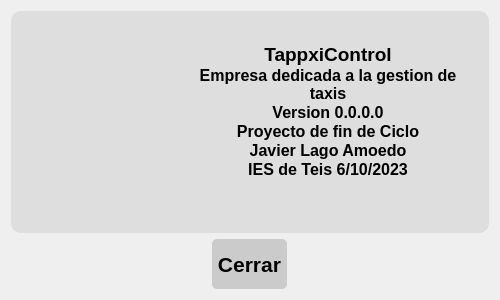
<?xml version="1.0" encoding="UTF-8"?>
<ui version="4.0">
 <class>AcercaDe</class>
 <widget class="QDialog" name="AcercaDe">
  <property name="windowModality">
   <enum>Qt::WindowModal</enum>
  </property>
  <property name="geometry">
   <rect>
    <x>0</x>
    <y>0</y>
    <width>500</width>
    <height>300</height>
   </rect>
  </property>
  <property name="minimumSize">
   <size>
    <width>500</width>
    <height>300</height>
   </size>
  </property>
  <property name="maximumSize">
   <size>
    <width>500</width>
    <height>300</height>
   </size>
  </property>
  <property name="windowTitle">
   <string>Acerca de ....</string>
  </property>
  <property name="windowIcon">
   <iconset>
    <normaloff>img/3986726-man-taxi-transport-icon_112967.svg</normaloff>img/3986726-man-taxi-transport-icon_112967.svg</iconset>
  </property>
  <property name="modal">
   <bool>true</bool>
  </property>
  <layout class="QGridLayout" name="gridLayout_3">
   <item row="0" column="0">
    <widget class="QFrame" name="frame">
     <property name="sizePolicy">
      <sizepolicy hsizetype="Expanding" vsizetype="Expanding">
       <horstretch>0</horstretch>
       <verstretch>0</verstretch>
      </sizepolicy>
     </property>
     <property name="frameShape">
      <enum>QFrame::NoFrame</enum>
     </property>
     <property name="frameShadow">
      <enum>QFrame::Plain</enum>
     </property>
     <property name="lineWidth">
      <number>1</number>
     </property>
     <layout class="QVBoxLayout" name="verticalLayout_2">
      <property name="leftMargin">
       <number>0</number>
      </property>
      <property name="topMargin">
       <number>0</number>
      </property>
      <property name="rightMargin">
       <number>0</number>
      </property>
      <property name="bottomMargin">
       <number>0</number>
      </property>
      <item>
       <widget class="QFrame" name="frame_2">
        <property name="styleSheet">
         <string notr="true">border-radius:10px;
background-color: rgb(222, 222, 222);</string>
        </property>
        <property name="frameShape">
         <enum>QFrame::Panel</enum>
        </property>
        <property name="frameShadow">
         <enum>QFrame::Raised</enum>
        </property>
        <layout class="QGridLayout" name="gridLayout">
         <item row="2" column="0">
          <widget class="QLabel" name="label_2">
           <property name="sizePolicy">
            <sizepolicy hsizetype="Fixed" vsizetype="Fixed">
             <horstretch>0</horstretch>
             <verstretch>0</verstretch>
            </sizepolicy>
           </property>
           <property name="minimumSize">
            <size>
             <width>150</width>
             <height>150</height>
            </size>
           </property>
           <property name="maximumSize">
            <size>
             <width>150</width>
             <height>150</height>
            </size>
           </property>
           <property name="text">
            <string/>
           </property>
           <property name="textFormat">
            <enum>Qt::PlainText</enum>
           </property>
           <property name="pixmap">
            <pixmap>img/3986726-man-taxi-transport-icon_112967.svg</pixmap>
           </property>
           <property name="scaledContents">
            <bool>true</bool>
           </property>
           <property name="alignment">
            <set>Qt::AlignCenter</set>
           </property>
          </widget>
         </item>
         <item row="2" column="1">
          <widget class="QTextEdit" name="textEdit">
           <property name="sizePolicy">
            <sizepolicy hsizetype="Minimum" vsizetype="Minimum">
             <horstretch>0</horstretch>
             <verstretch>0</verstretch>
            </sizepolicy>
           </property>
           <property name="layoutDirection">
            <enum>Qt::LeftToRight</enum>
           </property>
           <property name="frameShape">
            <enum>QFrame::NoFrame</enum>
           </property>
           <property name="frameShadow">
            <enum>QFrame::Plain</enum>
           </property>
           <property name="verticalScrollBarPolicy">
            <enum>Qt::ScrollBarAlwaysOff</enum>
           </property>
           <property name="horizontalScrollBarPolicy">
            <enum>Qt::ScrollBarAlwaysOff</enum>
           </property>
           <property name="sizeAdjustPolicy">
            <enum>QAbstractScrollArea::AdjustIgnored</enum>
           </property>
           <property name="html">
            <string>&lt;!DOCTYPE HTML PUBLIC &quot;-//W3C//DTD HTML 4.0//EN&quot; &quot;http://www.w3.org/TR/REC-html40/strict.dtd&quot;&gt;
&lt;html&gt;&lt;head&gt;&lt;meta name=&quot;qrichtext&quot; content=&quot;1&quot; /&gt;&lt;style type=&quot;text/css&quot;&gt;
p, li { white-space: pre-wrap; }
&lt;/style&gt;&lt;/head&gt;&lt;body style=&quot; font-family:'MS Shell Dlg 2'; font-size:8.25pt; font-weight:400; font-style:normal;&quot;&gt;
&lt;p align=&quot;center&quot; style=&quot;-qt-paragraph-type:empty; margin-top:0px; margin-bottom:0px; margin-left:0px; margin-right:0px; -qt-block-indent:0; text-indent:0px;&quot;&gt;&lt;br /&gt;&lt;/p&gt;
&lt;p align=&quot;center&quot; style=&quot; margin-top:0px; margin-bottom:0px; margin-left:0px; margin-right:0px; -qt-block-indent:0; text-indent:0px;&quot;&gt;&lt;span style=&quot; font-size:14pt; font-weight:600;&quot;&gt;TappxiControl&lt;/span&gt;&lt;/p&gt;
&lt;p align=&quot;center&quot; style=&quot; margin-top:0px; margin-bottom:0px; margin-left:0px; margin-right:0px; -qt-block-indent:0; text-indent:0px;&quot;&gt;&lt;span style=&quot; font-size:12pt; font-weight:600;&quot;&gt;Empresa dedicada a la gestion de taxis&lt;/span&gt;&lt;/p&gt;
&lt;p align=&quot;center&quot; style=&quot; margin-top:0px; margin-bottom:0px; margin-left:0px; margin-right:0px; -qt-block-indent:0; text-indent:0px;&quot;&gt;&lt;span style=&quot; font-size:12pt; font-weight:600;&quot;&gt;Version 0.0.0.0&lt;/span&gt;&lt;/p&gt;
&lt;p align=&quot;center&quot; style=&quot; margin-top:0px; margin-bottom:0px; margin-left:0px; margin-right:0px; -qt-block-indent:0; text-indent:0px;&quot;&gt;&lt;span style=&quot; font-size:12pt; font-weight:600;&quot;&gt;Proyecto de fin de Ciclo&lt;/span&gt;&lt;/p&gt;
&lt;p align=&quot;center&quot; style=&quot; margin-top:0px; margin-bottom:0px; margin-left:0px; margin-right:0px; -qt-block-indent:0; text-indent:0px;&quot;&gt;&lt;span style=&quot; font-size:12pt; font-weight:600;&quot;&gt;Javier Lago Amoedo&lt;/span&gt;&lt;/p&gt;
&lt;p align=&quot;center&quot; style=&quot; margin-top:0px; margin-bottom:0px; margin-left:0px; margin-right:0px; -qt-block-indent:0; text-indent:0px;&quot;&gt;&lt;span style=&quot; font-size:12pt; font-weight:600;&quot;&gt;IES de Teis 6/10/2023&lt;/span&gt;&lt;/p&gt;&lt;/body&gt;&lt;/html&gt;</string>
           </property>
           <property name="tabStopWidth">
            <number>80</number>
           </property>
          </widget>
         </item>
        </layout>
       </widget>
      </item>
      <item alignment="Qt::AlignHCenter">
       <widget class="QPushButton" name="pushButton">
        <property name="sizePolicy">
         <sizepolicy hsizetype="Minimum" vsizetype="Expanding">
          <horstretch>0</horstretch>
          <verstretch>0</verstretch>
         </sizepolicy>
        </property>
        <property name="minimumSize">
         <size>
          <width>75</width>
          <height>30</height>
         </size>
        </property>
        <property name="maximumSize">
         <size>
          <width>75</width>
          <height>50</height>
         </size>
        </property>
        <property name="font">
         <font>
          <family>MS Shell Dlg 2</family>
          <pointsize>16</pointsize>
          <weight>75</weight>
          <italic>false</italic>
          <bold>true</bold>
         </font>
        </property>
        <property name="styleSheet">
         <string notr="true">border-radius:5px;
background-color: rgb(203, 203, 203);
</string>
        </property>
        <property name="text">
         <string>Cerrar</string>
        </property>
        <property name="flat">
         <bool>false</bool>
        </property>
       </widget>
      </item>
     </layout>
    </widget>
   </item>
  </layout>
 </widget>
 <resources/>
 <connections/>
</ui>
